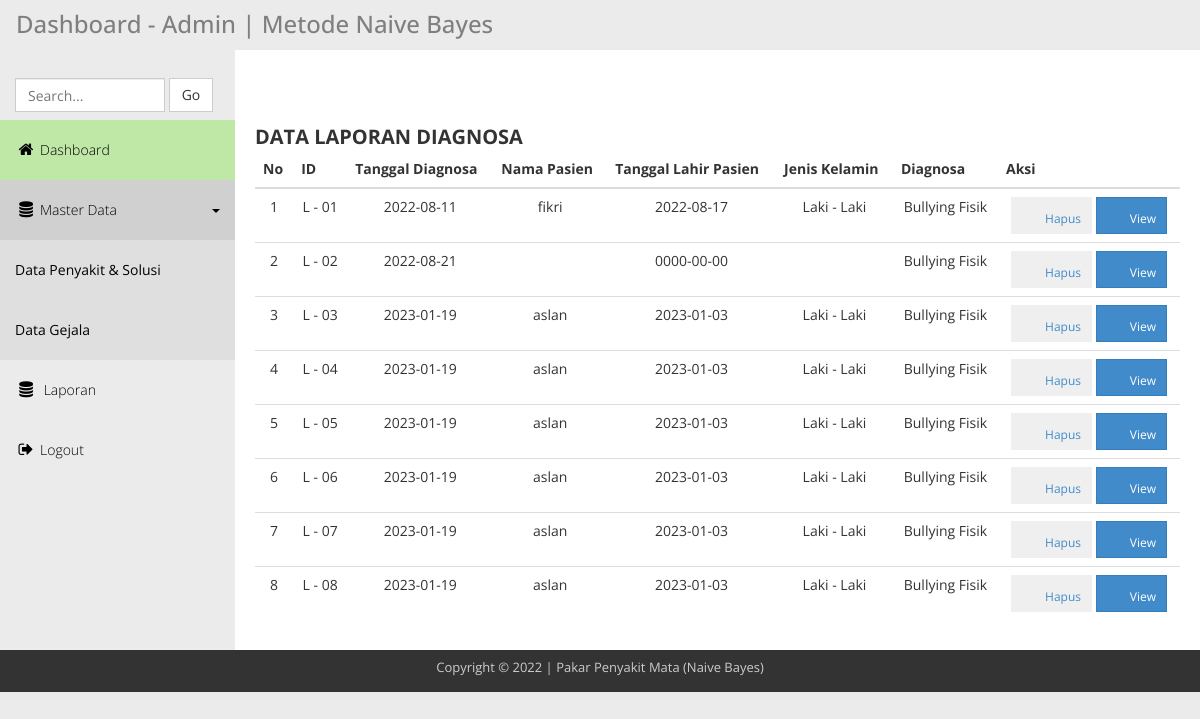
Page /admin-nv/data_laporan.php on the committed database.
### tables this page shows
CREATE TABLE `laporan_diagnosa` (
  `id_laporan` int(5) NOT NULL,
  `tgl_diagnosa` date NOT NULL,
  `nama` varchar(50) NOT NULL,
  `tgl_lahir` date NOT NULL,
  `jk` varchar(15) NOT NULL,
  `kelas` varchar(10) NOT NULL,
  `penyakit` varchar(50) NOT NULL,
  `nilai_bayes` varchar(10) NOT NULL
);

### admin-nv/data_laporan.php (the view, shortened to what this page needs)
<?php include"header.php";?>
<div class="templatemo-content-wrapper">
    <div class="templatemo-content">
      <div class="d-flex justify-content-between p-1 ms-5 me-5">
        <div class="pe-2 mb-3 worksans f-text" style="font-size: 2rem;">
          <div class="d-flex flex-row">
            <div class="mb-1">
              <svg class="bi pe-none me-2" width="40" height="40" fill="currentColor"><use xlink:href="#report"/></svg>
            </div>
            <div class="">
              <b>DATA LAPORAN DIAGNOSA</b>
            </div>
          </div>
        </div>
      </div>
<div class="d-flex justify-content-between p-1 ms-5 me-5">
  <table class="table table-hover text-center table-borderless">
    <thead class="s-color w-text">
      <tr>
        <th scope="col">No</th>
        <th scope="col">ID</th>
        <th scope="col">Tanggal Diagnosa</th>
        <th scope="col">Nama Pasien</th>
        <th scope="col">Tanggal Lahir Pasien</th>
        <th scope="col">Jenis Kelamin</th>
        <th scope="col">Diagnosa</th>
        <th scope="col">Aksi</th>
      </tr>
    </thead>
    <tbody>
<?php
$query = mysqli_query($link, "SELECT * FROM laporan_diagnosa");
$i=1;
while ($datadiagnosa = mysqli_fetch_array($query)){
echo "
<tr>
  <td>$i</td>
  <td>L - 0$datadiagnosa[0]</td>
  <td>$datadiagnosa[1]</td>
  <td>$datadiagnosa[2]</td>
  <td>$datadiagnosa[3]</td>
  <td>$datadiagnosa[4]</td>
  <td>$datadiagnosa[6]</td>
  <td>
      <a href='proses_delete.php?id_laporan=$datadiagnosa[0]'>
        <button class='btn btn-outline-danger btn-sm worksans ' type='button'>
        <svg class='bi pe-none me-2' width='20' height='20' fill='currentColor'><use xlink:href='#delete'/></svg>
        Hapus</button>
      <a/>
      <a href='../phppdf/index.php?id_laporan=$datadiagnosa[0]' target='_blank'>
        <button class='btn btn-primary btn-sm worksans shadow-lg shadowtext w-text' type='button'>
        <svg class='bi pe-none me-2' width='20' height='20' fill='currentColor'><use xlink:href='#print'/></svg>
        View</button>
      <a/>
  </td>
</tr>
";
$i++;
}
?>
    </tbody>
  </table>
</div>
    </div>
</div>
<?php include"footer.php"; ?>

### admin-nv/css/templatemo_main.css (style rules this page uses)
* { font-family: 'Open Sans', sans-serif; }
body { background-color: rgb(235,235,235); }
.templatemo-content-wrapper { float: left; width: 100%; }
.templatemo-content { margin-left: 235px; margin-top: 0px; min-height: 600px; padding: 25px 20px 0 20px; background-color: white; overflow-x: hidden; }
.nav-pills>li>a, .nav-tabs>li>a, .alert, .progress, .panel, .btn, .panel-group .panel, .form-control, .modal-content, .breadcrumb { border-radius: 0; }

### rows in the picture
laporan_diagnosa: id_laporan "1", tgl_diagnosa "2022-08-11", nama "fikri", tgl_lahir "2022-08-17", jk "Laki - Laki", penyakit "Bullying Fisik"
laporan_diagnosa: id_laporan "2", tgl_diagnosa "2022-08-21", tgl_lahir "0000-00-00", penyakit "Bullying Fisik"
laporan_diagnosa: id_laporan "3", tgl_diagnosa "2023-01-19", nama "aslan", tgl_lahir "2023-01-03", jk "Laki - Laki", penyakit "Bullying Fisik"
laporan_diagnosa: id_laporan "4", tgl_diagnosa "2023-01-19", nama "aslan", tgl_lahir "2023-01-03", jk "Laki - Laki", penyakit "Bullying Fisik"
laporan_diagnosa: id_laporan "5", tgl_diagnosa "2023-01-19", nama "aslan", tgl_lahir "2023-01-03", jk "Laki - Laki", penyakit "Bullying Fisik"
laporan_diagnosa: id_laporan "6", tgl_diagnosa "2023-01-19", nama "aslan", tgl_lahir "2023-01-03", jk "Laki - Laki", penyakit "Bullying Fisik"
laporan_diagnosa: id_laporan "7", tgl_diagnosa "2023-01-19", nama "aslan", tgl_lahir "2023-01-03", jk "Laki - Laki", penyakit "Bullying Fisik"
laporan_diagnosa: id_laporan "8", tgl_diagnosa "2023-01-19", nama "aslan", tgl_lahir "2023-01-03", jk "Laki - Laki", penyakit "Bullying Fisik"
